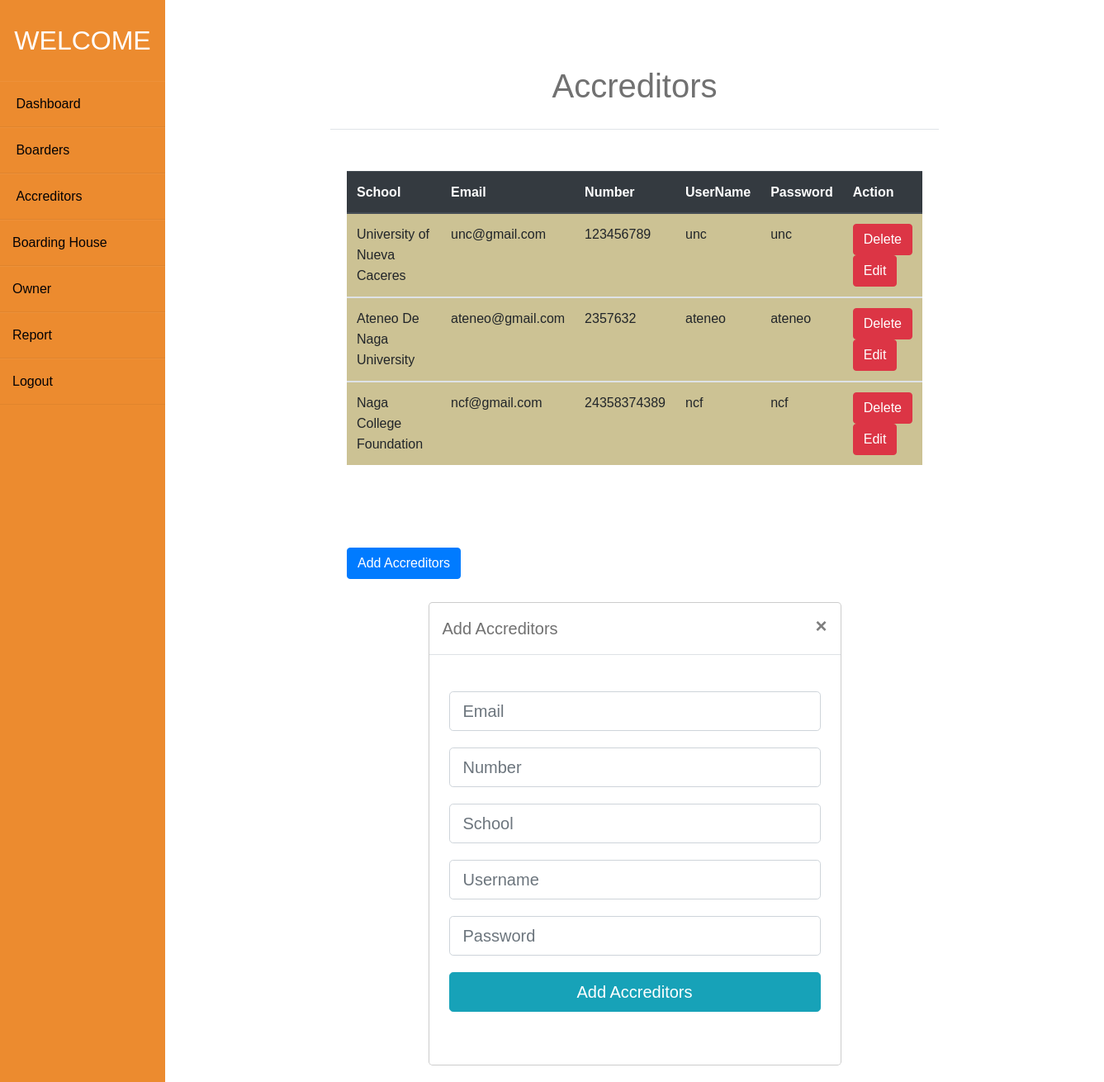
The app's page /admin/accreditor.php with its own data.
### tables this page shows
CREATE TABLE `accreditor` (
  `id` int(11) NOT NULL,
  `email` varchar(20) NOT NULL,
  `number` varchar(15) NOT NULL,
  `School` varchar(50) NOT NULL,
  `DateCreated` timestamp NOT NULL DEFAULT CURRENT_TIMESTAMP,
  `UserName` varchar(20) NOT NULL,
  `Password` varchar(20) NOT NULL,
  `image` varchar(200) NOT NULL
);

### admin/getaccreditor.php (the view, shortened to what this page needs)
<?php
    include '../include/conn.php';
    $query = "SELECT * FROM accreditor";
     $result = mysqli_query($conn, $query);
    while($row = mysqli_fetch_array($result))
    {
        ?>
            <tbody>
                <tr>
                    <td><?php echo $row['School']; ?></td>
                    <td><?php echo $row['email'] ; ?></td>
                    <td><?php echo $row['number'] ; ?></td>
                    <td><?php echo $row['UserName']; ?></td>
                    <td><?php echo $row['Password']; ?></td>
                    <td>
                    <form action="delaccreditor.php" method="POST">
                                        <button type="submit" class="btn btn-danger" name="id" value="<?php echo $row['id']; ?>" >Delete </button>
                                    </form>
                     <button
                     type="submit" class="btn btn-danger  " <?php echo $row['id']; ?>>Edit</button></td>
                </tr>
            </tbody>
        <?php
}
?>

### css/admin.css (style rules this page uses)
* { margin: 0; padding: 0; box-sizing: border-box; list-style: none; text-decoration: none; font-family: 'Josefin Sans', sans-serif; }
body { background-color: #f3f5f9; }

### records on screen
accreditor: School "University of Nueva Caceres", email "unc@gmail.com", number "123456789", UserName "unc", Password "unc", $row['id'] 4 (drawn)
accreditor: School "Ateneo De Naga University", email "ateneo@gmail.com", number "2357632", UserName "ateneo", Password "ateneo", $row['id'] 5 (drawn)
accreditor: School "Naga College Foundation", email "ncf@gmail.com", number "24358374389", UserName "ncf", Password "ncf", $row['id'] 6 (drawn)
